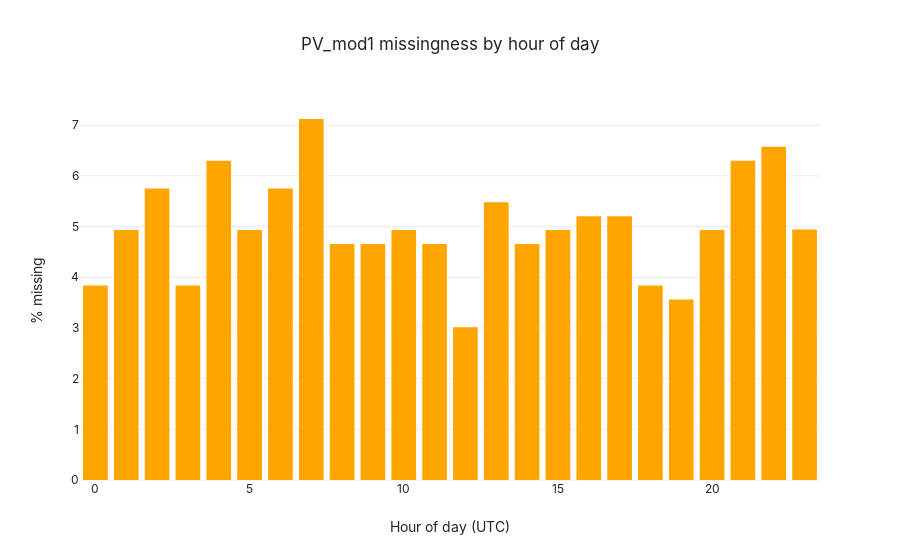

The code cell stored with this chart in its notebook:
### Code cell
fig, ax = plt.subplots(figsize=(10, 4))
sns.barplot(data=tod_missing, x='hour', y='% missing', color=COLORS['pv_mod1'], ax=ax)
ax.set_title('PV_mod1 missingness by hour of day')
ax.set_xlabel('Hour of day (UTC)')
ax.set_ylabel('% missing')
fig.tight_layout()
save_figure(fig, 'task4_fig_missing_tod')
plt.show()

interactive_fig = px.bar(tod_missing, x='hour', y='% missing', title='PV_mod1 missingness by hour of day', labels={'% missing': '% missing', 'hour': 'Hour of day (UTC)'})
save_interactive(interactive_fig, 'task4_fig_missing_tod_interactive')
interactive_fig.show()

### Figure 1 — Plotly figure (JSON) as saved in the notebook; plotly's stock layout.template omitted (floating-point values rounded to 4 significant figures)
{"data": [{"hovertemplate": "Hour of day (UTC)=%{x}<br>% missing=%{y}<extra></extra>", "legendgroup": "", "marker": {"color": "#FFA500", "pattern": {"shape": ""}}, "name": "", "orientation": "v", "showlegend": false, "textposition": "auto", "type": "bar", "x": [0, 1, 2, 3, 4, 5, 6, 7, 8, 9, 10, 11, 12, 13, 14, 15, 16, 17, 18, 19, 20, 21, 22, 23], "xaxis": "x", "y": [3.836, 4.932, 5.753, 3.836, 6.301, 4.932, 5.753, 7.123, 4.658, 4.658, 4.932, 4.658, 3.014, 5.479, 4.658, 4.932, 5.205, 5.205, 3.836, 3.562, 4.932, 6.301, 6.575, 4.945], "yaxis": "y"}], "layout": {"barmode": "relative", "legend": {"tracegroupgap": 0}, "title": {"text": "PV_mod1 missingness by hour of day"}, "xaxis": {"anchor": "y", "domain": [0, 1], "title": {"text": "Hour of day (UTC)"}}, "yaxis": {"anchor": "x", "domain": [0, 1], "title": {"text": "% missing"}}}}
